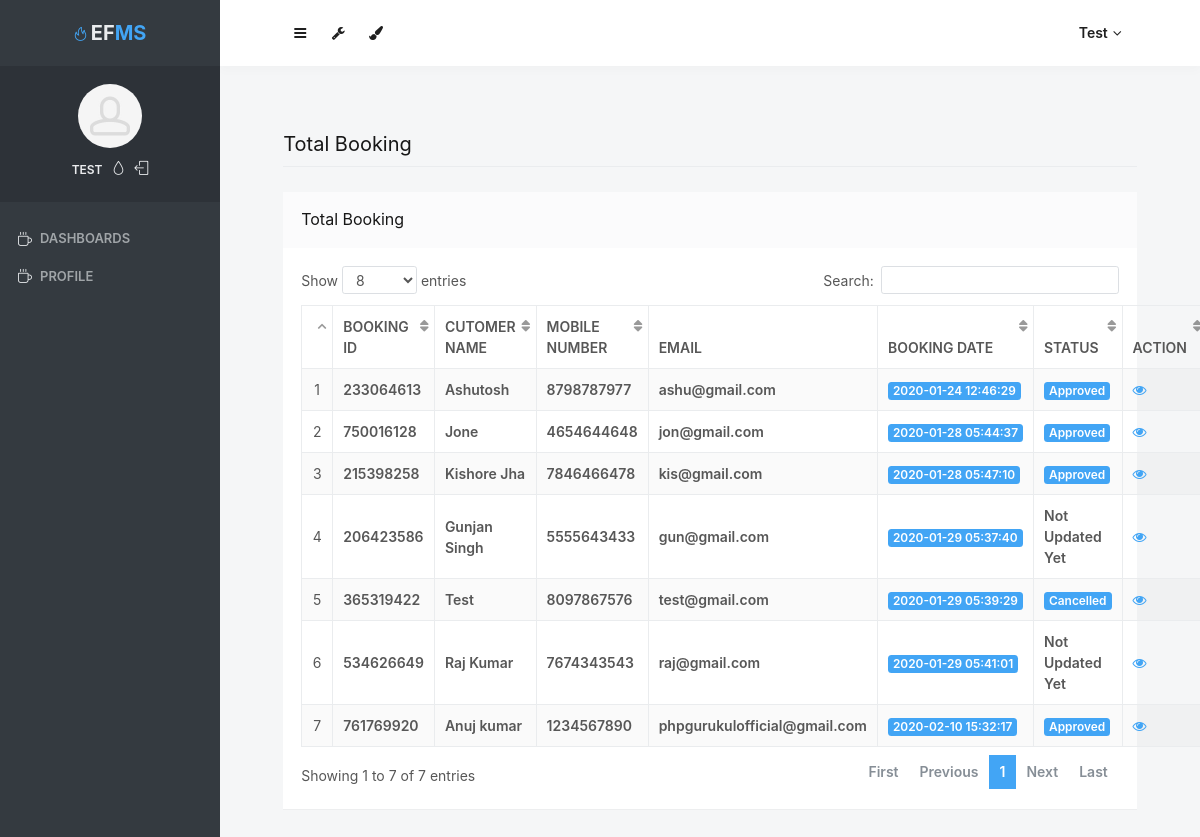
The page /electrician/all-booking.php (signed in) on the database its author committed.
### tables this page shows
CREATE TABLE `tblbooking` (
  `ID` int(10) NOT NULL,
  `BookingID` int(10) DEFAULT NULL,
  `ServiceID` int(10) DEFAULT NULL,
  `Name` varchar(200) DEFAULT NULL,
  `MobileNumber` bigint(10) DEFAULT NULL,
  `Email` varchar(200) DEFAULT NULL,
  `EventDate` varchar(200) DEFAULT NULL,
  `EventStartingtime` varchar(200) DEFAULT NULL,
  `EventEndingtime` varchar(200) DEFAULT NULL,
  `VenueAddress` mediumtext DEFAULT NULL,
  `EventType` varchar(200) DEFAULT NULL,
  `AdditionalInformation` mediumtext DEFAULT NULL,
  `BookingDate` timestamp NULL DEFAULT current_timestamp(),
  `Remark` varchar(200) DEFAULT NULL,
  `Status` varchar(200) DEFAULT NULL,
  `UpdationDate` timestamp NULL DEFAULT NULL ON UPDATE current_timestamp()
);

### electrician/all-booking.php (the view, shortened to what this page needs)
<?php
include('includes/dbconnection.php');
if (strlen($_SESSION['odmsaid']==0)) {
  header('location:logout.php');
  } else{
  ?>
<!doctype html>
<html lang="en" class="no-focus">
    <head>
        <link rel="stylesheet" href="assets/js/plugins/datatables/dataTables.bootstrap4.min.css">
        <link rel="stylesheet" id="css-main" href="assets/css/codebase.min.css">
    </head>
    <body>
        <div id="page-container" class="sidebar-o sidebar-inverse side-scroll page-header-fixed main-content-narrow">
           <?php include_once('includes/sidebar.php');?>
          <?php include_once('includes/header.php');?>
            <main id="main-container">
                <div class="content">
                    <h2 class="content-heading">Total Booking</h2>
                    <div class="block">
                        <div class="block-header block-header-default">
                            <h3 class="block-title">Total Booking</h3>
                        </div>
                        <div class="block-content block-content-full">
                            <table class="table table-bordered table-striped table-vcenter js-dataTable-full-pagination">
                                <thead>
                                    <tr>
                                        <th class="text-center"></th>
                                        <th>Booking ID</th>
                                        <th class="d-none d-sm-table-cell">Cutomer Name</th>
                                        <th class="d-none d-sm-table-cell">Mobile Number</th>
                                        <th class="d-none d-sm-table-cell">Email</th>
                                        <th class="d-none d-sm-table-cell">Booking Date</th>
                                        <th class="d-none d-sm-table-cell">Status</th>
                                        <th class="d-none d-sm-table-cell" style="width: 15%;">Action</th>
                                       </tr>
                                </thead>
                                <tbody>
                                    <?php
$sql="SELECT * from tblbooking";
$query = $dbh -> prepare($sql);
$query->execute();
$results=$query->fetchAll(PDO::FETCH_OBJ);
$cnt=1;
if($query->rowCount() > 0)
{
foreach($results as $row)
{               ?>
                                    <tr>
                                        <td class="text-center"><?php echo htmlentities($cnt);?></td>
                                        <td class="font-w600"><?php  echo htmlentities($row->BookingID);?></td>
                                        <td class="font-w600"><?php  echo htmlentities($row->Name);?></td>
                                        <td class="font-w600"><?php  echo htmlentities($row->MobileNumber);?></td>
                                        <td class="font-w600"><?php  echo htmlentities($row->Email);?></td>
                                        <td class="font-w600">
                                            <span class="badge badge-primary"><?php  echo htmlentities($row->BookingDate);?></span>
                                        </td>
                                        <?php if($row->Status==""){ ?>
                     <td class="font-w600"><?php echo "Not Updated Yet"; ?></td>
<?php } else { ?>
                                        <td class="d-none d-sm-table-cell">
                                            <span class="badge badge-primary"><?php  echo htmlentities($row->Status);?></span>
                                        </td>
<?php } ?>
                                         <td class="d-none d-sm-table-cell"><a href="view-booking-detail.php?editid=<?php echo htmlentities ($row->ID);?>&&bookingid=<?php echo htmlentities ($row->BookingID);?>"><i class="fa fa-eye" aria-hidden="true"></i></a></td>
                                    </tr>
                                    <?php $cnt=$cnt+1;}} ?>
                                </tbody>
                            </table>
                        </div>
                    </div>
                </div>
            </main>
        </div>
    </body>
</html>
<?php }  ?>

### electrician/includes/sidebar.php (shortened to what this page needs)
<?php
   include('includes/dbconnection.php');
   if (strlen($_SESSION['odmsaid'] == 0)) {
       header('location:logout.php');
   } else {
   ?>
    <nav id="sidebar">
        <div id="sidebar-scroll">
            <div class="sidebar-content">
                <div class="content-header content-header-fullrow px-15">
                    <div class="content-header-section text-center align-parent sidebar-mini-hidden">
                        <div class="content-header-item">
                            <a class="link-effect font-w700" href="dashboard.php">
                                <i class="si si-fire text-primary"></i>
                                <span class="font-size-xl text-dual-primary-dark">EF</span><span class="font-size-xl text-primary">MS</span>
                            </a>
                        </div>
                    </div>
                </div>
                <div class="content-side content-side-full content-side-user px-10 align-parent">
                    <div class="sidebar-mini-hidden-b text-center">
                        <a class="img-link" href="be_pages_generic_profile.html">
                            <img class="img-avatar" src="assets/img/avatars/avatar15.jpg" alt="">
                        </a>
                        <ul class="list-inline mt-10">
                            <?php
                               $aid = $_SESSION['odmsaid'];
                               $sql = "SELECT AdminName from  tbladmin where ID=:aid";
                               $query = $dbh->prepare($sql);
                               $query->bindParam(':aid', $aid, PDO::PARAM_STR);
                               $query->execute();
                               $results = $query->fetchAll(PDO::FETCH_OBJ);
                               $cnt = 1;
                               if ($query->rowCount() > 0) {
                                   foreach ($results as $row) {               ?>
                                    <li class="list-inline-item">
                                        <a class="link-effect text-dual-primary-dark font-size-xs font-w600 text-uppercase" href="admin-profile.php"><?php echo $row->AdminName; ?></a>
                                    </li><?php $cnt = $cnt + 1;
                                       }
                                   } ?>
                            <li class="list-inline-item">
                                <a class="link-effect text-dual-primary-dark" data-toggle="layout" data-action="sidebar_style_inverse_toggle" href="admin-profile.php">
                                    <i class="si si-drop"></i>
                                </a>
                            </li>
                            <li class="list-inline-item">
                                <a class="link-effect text-dual-primary-dark" href="logout.php">
                                    <i class="si si-logout"></i>
                                </a>
                            </li>
                        </ul>
                    </div>
                </div>
                <div class="content-side content-side-full">
                    <ul class="nav-main">
                        <li class="open">
                            <a href="dashboard.php"><i class="si si-cup"></i><span class="sidebar-mini-hide">Dashboards</span></a>
                        </li>
                        <li class="open">
                            <a href="admin-profile.php"><i class="si si-cup"></i><span class="sidebar-mini-hide">Profile</span></a>
                        </li>
                        <li class="nav-main-heading"><span class="sidebar-mini-visible">UI</span><span class="sidebar-mini-hidden"></span></li>
                    </ul>
                </div>
            </div>
        </div>
    </nav>
<?php }  ?>

### electrician/includes/header.php (shortened to what this page needs)
   <?php
include('includes/dbconnection.php');
if (strlen($_SESSION['odmsaid']==0)) {
  header('location:logout.php');
  } else{
  ?>
            <header id="page-header">
                <div class="content-header">
                    <div class="content-header-section">
                        <button type="button" class="btn btn-circle btn-dual-secondary" data-toggle="layout" data-action="sidebar_toggle">
                            <i class="fa fa-navicon"></i>
                        </button>
                        <div class="btn-group" role="group">
                            <button type="button" class="btn btn-circle btn-dual-secondary" id="page-header-options-dropdown" data-toggle="dropdown" aria-haspopup="true" aria-expanded="false">
                                <i class="fa fa-wrench"></i>
                            </button>
                        </div>
                        <div class="btn-group" role="group">
                            <button type="button" class="btn btn-circle btn-dual-secondary" id="page-header-themes-dropdown" data-toggle="dropdown" aria-haspopup="true" aria-expanded="false">
                                <i class="fa fa-paint-brush"></i>
                            </button>
                        </div>
                    </div>
                    <div class="content-header-section">
                        <div class="btn-group" role="group">
                            <?php
$aid=$_SESSION['odmsaid'];
$sql="SELECT AdminName from  tbladmin where ID=:aid";
$query = $dbh -> prepare($sql);
$query->bindParam(':aid',$aid,PDO::PARAM_STR);
$query->execute();
$results=$query->fetchAll(PDO::FETCH_OBJ);
$cnt=1;
if($query->rowCount() > 0)
{
foreach($results as $row)
{               ?>
                            <button type="button" class="btn btn-rounded btn-dual-secondary" id="page-header-user-dropdown" data-toggle="dropdown" aria-haspopup="true" aria-expanded="false">
                                <?php  echo $row->AdminName;?><i class="fa fa-angle-down ml-5"></i>
                            </button>
                            <?php $cnt=$cnt+1;}} ?>
                        </div>
                    </div>
                </div>
            </header>
            <?php }  ?>

### rows shown on the page
tblbooking: BookingID "233064613", Name "Ashutosh", MobileNumber "8798787977", Email "ashu@gmail.com", BookingDate "2020-01-24 12:46:29", Status "Approved"
tblbooking: BookingID "750016128", Name "Jone", MobileNumber "4654644648", Email "jon@gmail.com", BookingDate "2020-01-28 05:44:37", Status "Approved"
tblbooking: BookingID "215398258", Name "Kishore Jha", MobileNumber "7846466478", Email "kis@gmail.com", BookingDate "2020-01-28 05:47:10", Status "Approved"
tblbooking: BookingID "206423586", Name "Gunjan Singh", MobileNumber "5555643433", Email "gun@gmail.com", BookingDate "2020-01-29 05:37:40", shows "Not Updated Yet"
tblbooking: BookingID "365319422", Name "Test", MobileNumber "8097867576", Email "test@gmail.com", BookingDate "2020-01-29 05:39:29", Status "Cancelled"
tblbooking: BookingID "534626649", Name "Raj Kumar", MobileNumber "7674343543", Email "raj@gmail.com", BookingDate "2020-01-29 05:41:01", shows "Not Updated Yet"
tblbooking: BookingID "761769920", Name "Anuj kumar", MobileNumber "1234567890", Email "phpgurukulofficial@gmail.com", BookingDate "2020-02-10 15:32:17", Status "Approved"

### other values the page prints
$row->AdminName "TEST"
$row->AdminName "Test"
